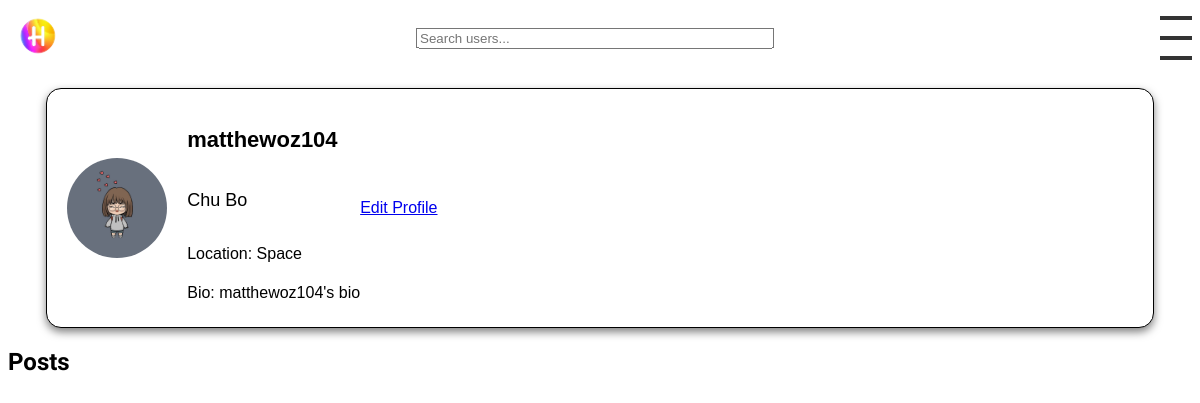
Before: /profile/matthewoz104/ (signed in) with the older database file.
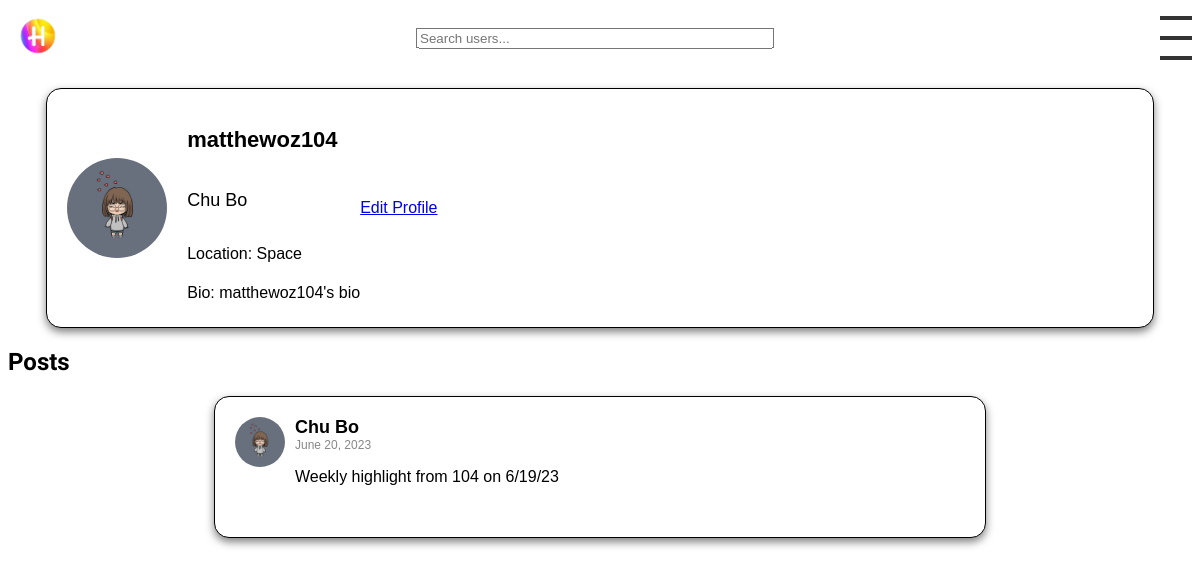
After: the same page with the newer database file.
### posts/models.py (models this page shows, shortened)
class Profile(models.Model):
    user = models.OneToOneField(User, on_delete=models.CASCADE)
    image = models.ImageField(upload_to='profile_pics/', default='profile_pics/ProfilePic.jpg', blank=True)
    location = models.CharField(max_length=30, blank=True)
    bio = models.TextField(blank=True)
    friends = models.ManyToManyField("self")
    last_post_time = models.DateTimeField(default=timezone.now)

class Post(models.Model):
    user = models.ForeignKey(User, on_delete=models.CASCADE, related_name='posts')
    text = models.TextField()
    image = models.ImageField(upload_to='images/', blank=True, null=True)
    likes = models.ManyToManyField(User, related_name='likes', blank=True)
    created_at = models.DateTimeField(auto_now_add=True)

### posts/views.py (the view)
# urls.py: path('profile/<str:username>/', views.view_profile, name='view_profile'),
def view_profile(request, username):
    profile_user = get_object_or_404(User, username=username)
    posts = Post.objects.filter(user=profile_user)
    are_friends = request.user.profile.friends.filter(user=profile_user).exists()
    friend_request_sent = FriendRequest.objects.filter(
        from_profile=request.user.profile,
        to_profile=Profile.objects.get(user=profile_user),
        status='pending'
    ).exists()
    context = {
        'profile_user': profile_user,
        'posts': posts,
        'are_friends': are_friends,
        'friend_request_sent': friend_request_sent,  # add this line
    }
    return render(request, 'profile.html', context)

### posts/templatetags/my_filters.py (called while the page is built)
@register.filter
def custom_date(value):
    now = timezone.now()
    diff = now - value
    if diff.days <= 0 and diff.seconds < 3600:
        return str(diff.seconds//60) + " minutes ago"
    elif diff.days <= 0 and diff.seconds >= 3600:
        return str(diff.seconds//3600) + " hours ago"
    elif diff.days >= 1 and diff.days < 7:
        return str(diff.days) + " days ago"
    else:
        return value.strftime("%B %d, %Y")  # If more than a week ago, return a formatted date

### posts/templates/profile.html
{% extends 'base.html' %}
{% block content %}
{% include 'profile_info.html' with profile=profile_user.profile user=profile_user are_friends=are_friends %}
    <h2>Posts</h2>
    {% for post in posts %}
        {% include 'post.html' with post=post %}
    {% endfor %}
{% endblock %}

### posts/templates/base.html (shortened to what this page needs)
{% load static %}
<!DOCTYPE html>
<html>
<head>
    <link rel="stylesheet" type="text/css" href="{% static 'css/fonts.css' %}">
</head>
<body>
    <header>
        {% include 'navbar.html' %}
    </header>
    <div class="content-wrapper">
        {% block content %}{% endblock %}
    </div>
</body>
</html>

### posts/templates/navbar.html (shortened to what this page needs)
{% load static %}
<link rel="stylesheet" type="text/css" href="{% static 'css/navbar.css' %}">
<nav>
    <div class="nav-icon">
        <a href="{% url 'home' %}">
            <img src="{% static 'images/Highlight_logo_TransparentBackground.png' %}" alt="Highlight Logo">
        </a>
    </div>
    <div id="search" class="search">
        {% if request.user.is_authenticated %}
            <input id="search-input" type="text" placeholder="Search users..." autocomplete="off">
        {% endif %}
    </div>
    {% if request.user.is_authenticated %}
        <div class="hamburger-menu">
            <div></div>
            <div></div>
            <div></div>
        </div>
    {% else %}
        <div class="auth-buttons">
            <a href="{% url 'login' %}">Login</a>
            <a href="{% url 'register' %}">Sign up</a>
        </div>
    {% endif %}
</nav>

### posts/templates/profile_info.html (shortened to what this page needs)
{% load static %}
{% block extra_css %}
  <link rel="stylesheet" type="text/css" href="{% static 'css/profile_info.css' %}">
{% endblock %}
<div class="profile-info">
    <img src="{{ profile.image.url }}" alt="Profile picture" class="profile-avatar">
    <div class="profile-detail">
        <h2 class="username">{{ profile_user.username }}</h2>
        <p class="full-name">{{ profile_user.first_name }} {{ profile_user.last_name }}</p>
        <p class="profile-location">Location: {{ profile_user.profile.location }}</p>
        <p class="profile-bio">Bio: {{ profile_user.profile.bio }}</p>
    </div>
    {% if profile_user == request.user %}
    <a href="{% url 'edit-profile' %}" id="edit-profile-button" class="button">Edit Profile</a>
{% endif %}
</div>

### posts/templates/post.html (shortened to what this page needs)
{% load static %}
{% load my_filters %}
<link rel="stylesheet" type="text/css" href="{% static 'css/post.css' %}">
<div class="post">
    <div class="post-top">
        <a href="{% url 'view_profile' post.user.username %}">
            <img src="{{ post.user.profile.image.url }}" alt="User Avatar" class="avatar">
        </a>
        <div class="post-content">
            <div class="user-detail">
                <a href="{% url 'view_profile' post.user.username %}" class="username">{{ post.user.first_name }} {{ post.user.last_name }}</a>
                <span class="timestamp">{{ post.created_at|custom_date }}</span>
            </div>
            <p class="post-text">{{ post.text }}</p>
        </div>
    </div>
</div>

### posts/static/css/navbar.css (style rules this page uses)
header, footer { z-index: 2; position: relative; }
nav { display: flex; justify-content: space-between; align-items: center; box-sizing: border-box; position: relative; height: 60px; }
.nav-icon { position: absolute; top: 0; bottom: 0; display: flex; align-items: center; }
.nav-icon img { width: 60px; height: auto; }
#search { position: absolute; left: 50%; top: 50%; transform: translate(-50%, -50%); }
.hamburger-menu { position: absolute; right: 0px; top: 0; bottom: 0; display: flex; flex-direction: column; justify-content: space-around; align-items: center; cursor: pointer; z-index: 2; }
.hamburger-menu div { width: 2rem; height: 0.25rem; background-color: #333; }
#search-input { width: 350px; margin-right: 10px; }

### posts/static/css/profile_info.css (style rules this page uses)
.profile-info { background-color: white; border: 1px solid black; box-shadow: 0px 4px 8px rgba(0, 0, 0, 0.5); border-radius: 15px; margin-bottom: 20px; padding: 20px; font-family: Arial, sans-serif; max-width: 90%; margin: 20px auto; display: flex; align-items: center; }
.profile-info .profile-avatar { width: 100px; height: 100px; border-radius: 50%; margin-right: 20px; }
.profile-info .profile-detail { display: flex; flex-direction: column; }
.profile-info .username { color: black; font-size: 22px; font-weight: bold; }
.profile-info .profile-location, .profile-info .profile-bio { color: black; font-size: 16px; margin-bottom: 5px; }
.profile-info .full-name { color: black; font-size: 18px; }

### posts/static/css/post.css (style rules this page uses)
.post { background-color: white; border: 1px solid black; box-shadow: 0px 4px 8px rgba(0, 0, 0, 0.5); border-radius: 15px; margin-bottom: 20px; padding: 20px; font-family: Arial, sans-serif; max-width: 90%; margin: 20px auto; width: 730px; }
.post-top { display: flex; align-items: flex-start; }
.avatar { width: 50px; height: 50px; border-radius: 50%; margin-right: 10px; }
.username { color: black; font-size: 18px; font-weight: bold; }
.post-text { color: black; font-size: 16px; margin-bottom: 15px; }
.timestamp { color: #888; font-size: 12px; text-align: left; }
.user-detail { display: flex; flex-direction: column; justify-content: center; align-items: flex-start; }
.post-content { display: flex; flex-direction: column; justify-content: center; align-items: flex-start; }
.username { color: black; font-size: 18px; font-weight: bold; text-decoration: none; }
.avatar { width: 50px; height: 50px; border-radius: 50%; margin-right: 10px; transition: filter 0.3s; }

Changed rows visible on the page:
added Post: user.profile.image (picture), user.first_name "Chu", user.last_name "Bo", created_at|custom_date "June 20, 2023", text "Weekly highlight from 104 on 6/19/23"
